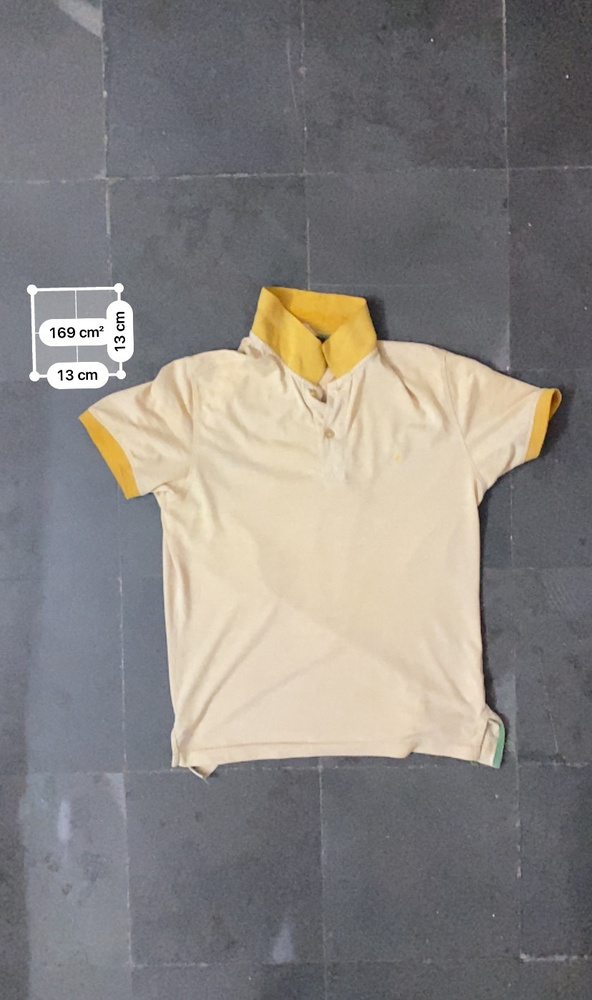
#> input picture IMG_1.jpg, 592 x 1000 px, shrunk from 828 x 1398 before the run; its folder holds only this picture in this run; the run also reads 1 picture not shown here
$ python draw_tight_bbox_canny.py -folder . -out_dir out
#> lines starting #> are read from the running program, lines starting #| are printed output that depends on the picture; after the words box and inside, x2 and y2 are one past the last pixel; in counts of white or black regions, pixels touching at a corner belong together
import cv2, os, json, argparse, numpy as np, pandas as pd
from glob import glob

def create_canvas(imgs, add_argument = False, debug = False):
	shapes = [img.shape[:2] for img in imgs]
	hts = [i[0] for i in shapes]
	wts = [i[1] for i in shapes]
	canvas_h, canvas_w = int(max(hts)), int(sum(wts))
	# print shapes
	# print canvas_h, canvas_w
	if debug:
		canvas_h = int(1.5*canvas_h)

	if add_argument:
		additional_width = 5*(len(imgs) - 1)
		canvas = np.ones((canvas_h, canvas_w + additional_width), np.uint8)*255

	else:
		canvas = np.ones((canvas_h, canvas_w), np.uint8)*255

	w_start = 0
	for idx in range(len(imgs)):
		h = hts[idx]
		w = wts[idx]

		canvas[ : h, w_start : w_start + w ] = imgs[idx]
		seperator_line_start = w_start + w
		canvas[ : , seperator_line_start : seperator_line_start + 5 ] = 255

		w_start += w
		if add_argument:
			w_start += 5
	return canvas

def decide_contour(mean, std, mean_thresh = 100,std_thresh = 40):

    # 1. low mean is a dull image
    # 2. low contrast but high mean means image is very bright
    #   more "edges" will be detected by canny throughout the image
    #   tight is safer, but not the best, after observation
    # 3.

    # wide1 are wide2 are returned only for debugging purposes
    if mean >= mean_thresh and std <= std_thresh:
        # return "wide1"
        return "wide"
    elif mean < mean_thresh and std <= std_thresh:
        # return "wide2"
        return "wide"
    elif std > std_thresh:
        return "tight"


if __name__ == '__main__':
    ap = argparse.ArgumentParser()
    ap.add_argument('--folder', '-folder', required = True, \
        help = "Path to input directory containing only the localized images of coins, as detected by YOLO")
    ap.add_argument('--out_dir', '-out_dir', required = True, \
        help = "Path to output directory where the contour maps, coin bounding box images and other debugging related images are stored")

    args = ap.parse_args()

    folder = args.folder
    out_dir = args.out_dir

    if not os.path.exists(out_dir):
        os.makedirs(out_dir)

    imgs = sorted(glob(folder + '/*'))
    print(len(imgs), "images found")

    report_lines = []
    for idx, img_path in enumerate(imgs[:]):

        #try:

        filename = img_path.split('/')[-1].split('.')[0]
        print(idx + 1, filename)

        image = cv2.imread(img_path)
#> image is the input picture: shape (1000, 592, 3); mean B, G, R 129.1, 132.2, 136
        image_gray = cv2.cvtColor(image, cv2.COLOR_BGR2GRAY)
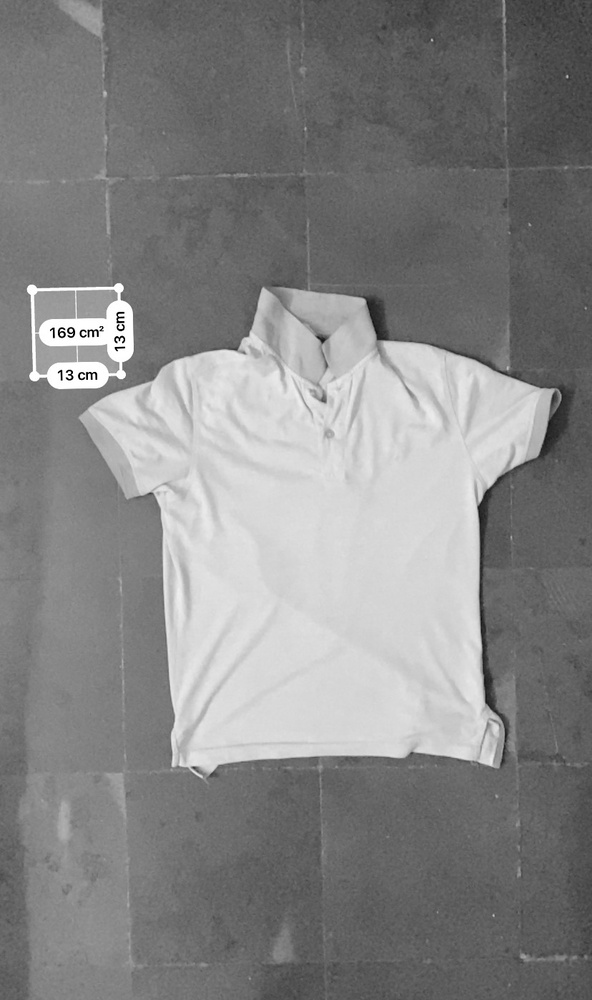
#> image_gray: shape (1000, 592); min 0, max 255, mean 133
        mean, std = image_gray.mean(), image_gray.std()
#> mean = 133; std = 49.34

        def auto_canny(image, sigma=0.33):
            # compute the median of the single channel pixel intensities
            v = np.median(image)
            # apply automatic Canny edge detection using the computed median
            lower = int(max(0, (1.0 - sigma) * v))
            upper = int(min(255, (1.0 + sigma) * v))
            edged = cv2.Canny(image, lower, upper)
            # return the edged image
            return edged


        chosen_contour = decide_contour(mean, std)
#> chosen_contour = 'tight'
        report_lines.append([filename, chosen_contour])
        # smoothing an image allows us to ignore much of the detail and instead focus on the actual structure.
        blurred = cv2.GaussianBlur(image_gray, (5, 5), 0)
        # try changing above values as well

        wide = cv2.Canny(blurred, 10, 200)
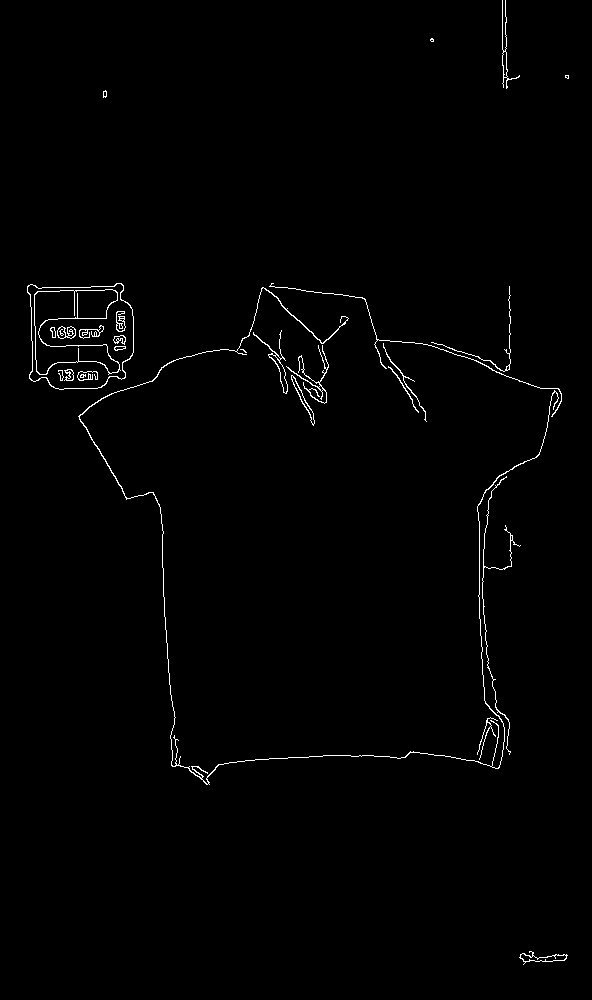
#> wide: shape (1000, 592); 0.99% white in thin lines or dots, all inside (x1, y1, x2, y2) = (27, 0, 569, 965)
        mid = cv2.Canny(blurred, 30, 150)
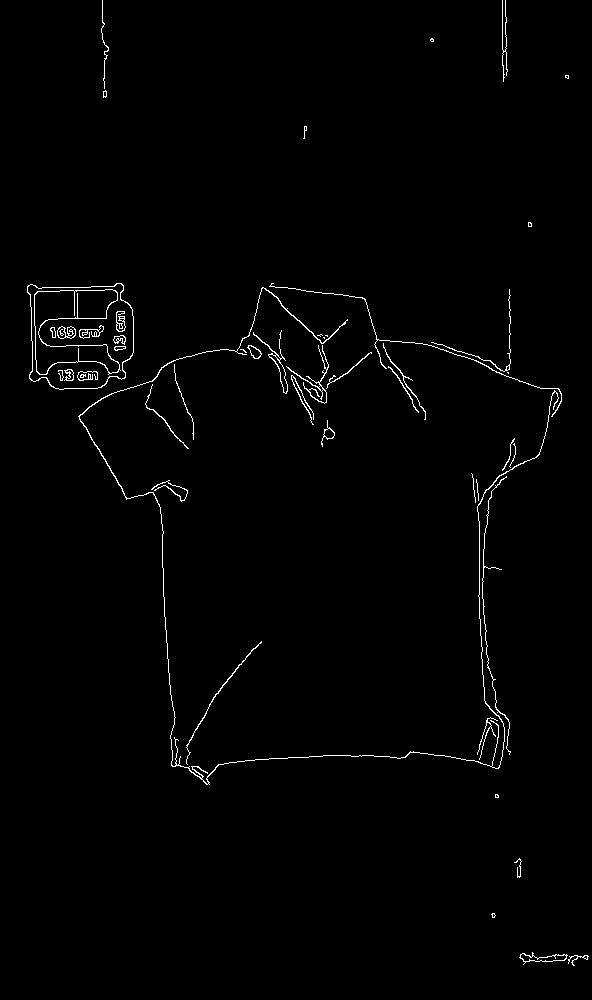
#> mid: shape (1000, 592); 1.1% white in thin lines or dots
        tight = cv2.Canny(blurred, 240, 250)
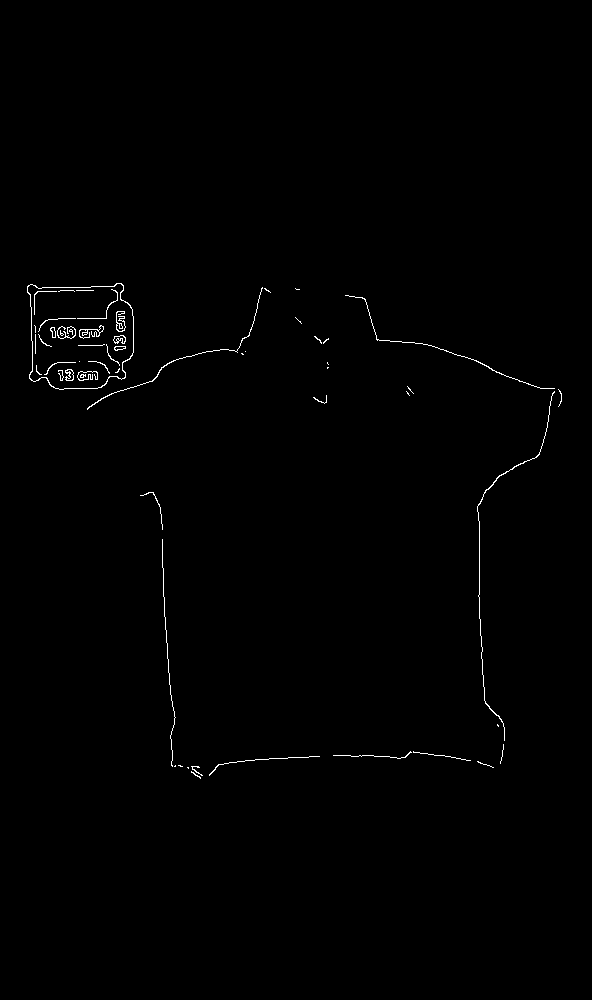
#> tight: shape (1000, 592); 0.53% white in thin lines or dots, all inside (x1, y1, x2, y2) = (27, 283, 562, 779)
        auto = auto_canny(blurred)
#> in auto_canny, `v = np.median(image)`: v = 113
#> in auto_canny, `lower = int(max(0, (1.0 - sigma) * v))`: lower = 75
#> in auto_canny, `upper = int(min(255, (1.0 + sigma) * v))`: upper = 150
#> in auto_canny, `edged = cv2.Canny(image, lower, upper)`:
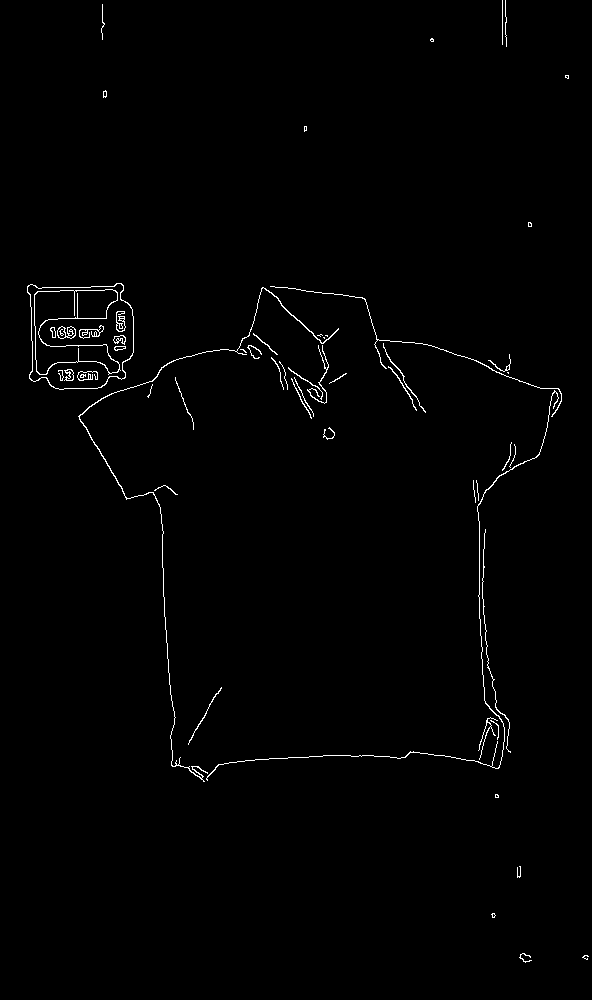
#> edged: shape (1000, 592); 0.95% white in thin lines or dots

        # only for debugging
        cv2.imwrite(os.path.join(out_dir, filename + '_wide.jpg'), wide)
        cv2.imwrite(os.path.join(out_dir, filename + '_mid.jpg'), mid)
        cv2.imwrite(os.path.join(out_dir, filename + '_tight.jpg'), tight)
        #cv2.imwrite(os.path.join(out_dir, filename + '_auto.jpg'), auto)


        canvas = create_canvas([image_gray, wide, mid, tight, auto], add_argument = True, debug = False)
#> in create_canvas, `shapes = [img.shape[:2] for img in imgs]`: shapes = [(1000, 592), (1000, 592), (1000, 592), (1000, 592), (1000, 592)]
#> in create_canvas, `hts = [i[0] for i in shapes]`: hts = [1000, 1000, 1000, 1000, 1000]
#> in create_canvas, `wts = [i[1] for i in shapes]`: wts = [592, 592, 592, 592, 592]
#> in create_canvas, `canvas_h, canvas_w = int(max(hts)), int(sum(wts))`: canvas_h = 1000; canvas_w = 2960
#> in create_canvas, `additional_width = 5*(len(imgs) - 1)`: additional_width = 20
#> the loop in create_canvas, `for idx in range(len(imgs)):` made 5 passes
#> (seperator_line_start, w_start) on passes 1 to 5: (592, 597), (1189, 1194), (1786, 1791), (2383, 2388), (2980, 2985)
#> after the loop in create_canvas, `for idx in range(len(imgs)):`:
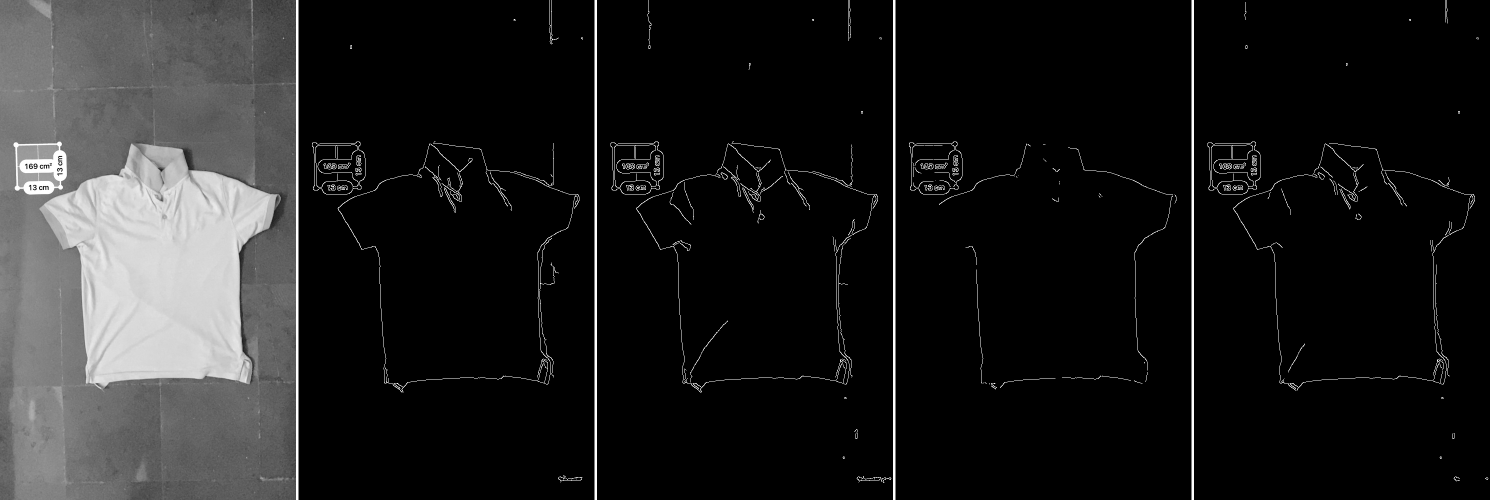
#> canvas: shape (1000, 2980) (shown at 1/2 size); min 0, max 255, mean 30
#> after the loop in create_canvas, `for idx in range(len(imgs)):`: w_start = 2985
        cv2.imwrite(os.path.join(out_dir, filename + '_canvas.jpg'), canvas)
        # debugging part ends

        _, final_chosen_thresh_image = cv2.threshold(tight, 127, 255, cv2.THRESH_BINARY)
        # threshold value 127 chosen as mose of the values in the image tight are either very close to 255 or to 0

        # set of all points in tight where pixel is white after binarizing it
        r, c = np.where(final_chosen_thresh_image == 255)
#> r = 3141 values from 283 to 778; c = 3141 values, max 561 at index 1988, min 27 at index 22, mean 223.6
        xmin, ymin, xmax, ymax = c.min(), r.min(), c.max(),  r.max()
#> xmin = 27; ymin = 283; xmax = 561; ymax = 778
        # [xmin, ymin, xmax, ymax] are the tight bounding box coordinates around the coin

        img = cv2.rectangle(image,(xmin, ymin),(xmax, ymax),(0,255,0),1)
#> (the run stopped early here; a loop or call above may not have finished)
